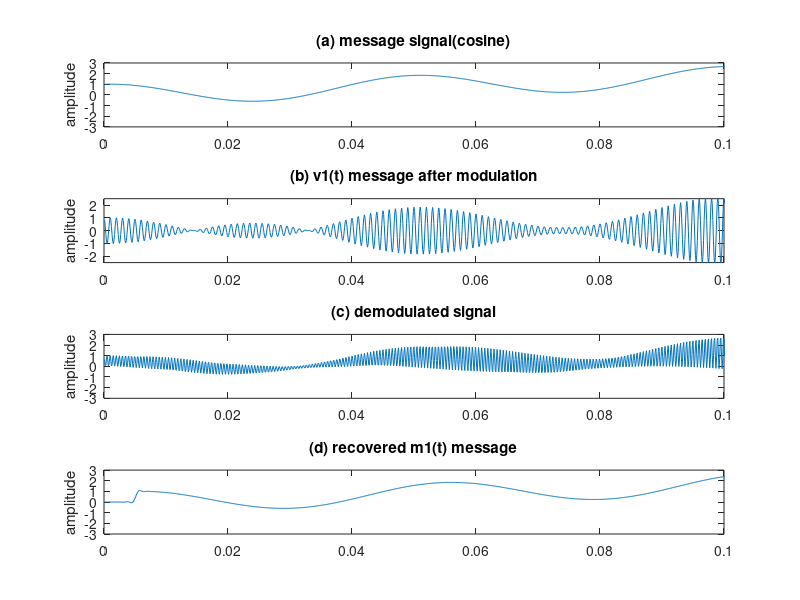
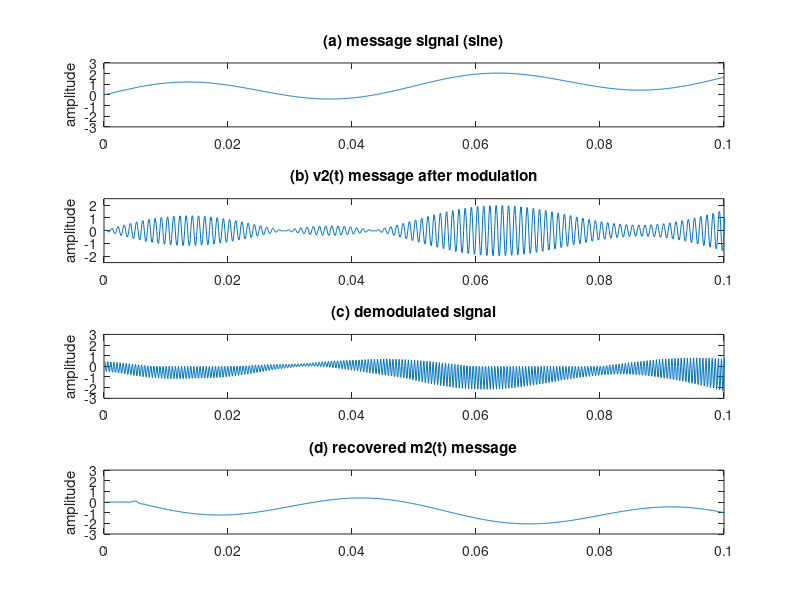
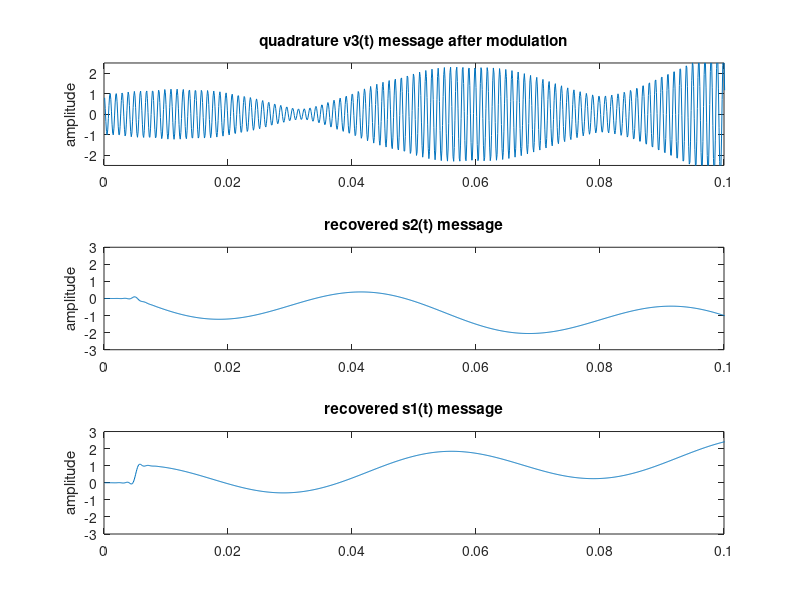

These charts were generated, in order, by the following MATLAB code:
% ece757_exam1_review covers question 5.14.
time=0.3; Ts=1/10000;                        % sampling interval & time
t=Ts:Ts:time; lent=length(t);                % define a time vector
fm=20; fc=1000;
c=cos(2*pi*fc*t);                            % carrier at freq fc
s=sin(2*pi*fc*t);                            % carrier at freq fc
gam=0; phi=0;                                % freq & phase offset
w1=5/lent*(1:lent)+cos(2*pi*(fm+gam)*t+phi); % create "message" cosine
w2=5/lent*(1:lent)+sin(2*pi*(fm+gam)*t+phi); % create "message" sine
v1=c.*w1;                                    % cosine modulate with carrier
v2=s.*w2;                                    % sine modulate with carrier
v3=v1-v2;                                    % quadrature mixed signal
x1=v3.*c;                                    % demod received signal-cosine
x2=v3.*s;                                    % demod received signal-sine
fbe=[0 0.1 0.2 1]; damps=[1 1 0 0];          % LPF design
fl=100; b=firpm(fl,fbe,damps);               % impulse response of LPF
m1=2*filter(b,1,x1);                         % LPF the demodulated signal
m2=2*filter(b,1,x2);                         % LPF the demodulated signal

                           % quadrature mixed signal

% used to plot figure; v1 and v2 are the signals after initial modulation,
% prior to mixing and modulated in two separate channels.

figure(1)
subplot(4,1,1), plot(t,w1)
axis([0,0.1, -3,3])
ylabel('amplitude'); title('(a) message signal(cosine)');
subplot(4,1,2), plot(t,v1)
axis([0,0.1, -2.5,2.5])
ylabel('amplitude'); title('(b) v1(t) message after modulation');
subplot(4,1,3), plot(t,x1)
axis([0,0.1, -3,3])
ylabel('amplitude');
title('(c) demodulated signal');
subplot(4,1,4), plot(t,m1)
axis([0,0.1, -3,3])
ylabel('amplitude'); title('(d) recovered m1(t) message');

figure(2)
subplot(4,1,1), plot(t,w2)
axis([0,0.1, -3,3])
ylabel('amplitude'); title('(a) message signal (sine)');
subplot(4,1,2), plot(t,v2)
axis([0,0.1, -2.5,2.5])
ylabel('amplitude'); title('(b) v2(t) message after modulation');
subplot(4,1,3), plot(t,x2)
axis([0,0.1, -3,3])
ylabel('amplitude');
title('(c) demodulated signal');
subplot(4,1,4), plot(t,m2)
axis([0,0.1, -3,3])
ylabel('amplitude'); title('(d) recovered m2(t) message');

figure(3)
subplot(3,1,1), plot(t,v3)
axis([0,0.1, -2.5,2.5])
ylabel('amplitude'); title('quadrature v3(t) message after modulation');
subplot(3,1,2), plot(t,m2)
axis([0,0.1, -3,3])
ylabel('amplitude'); title('recovered s2(t) message');
subplot(3,1,3), plot(t,m1)
axis([0,0.1, -3,3])
ylabel('amplitude'); title('recovered s1(t) message');
